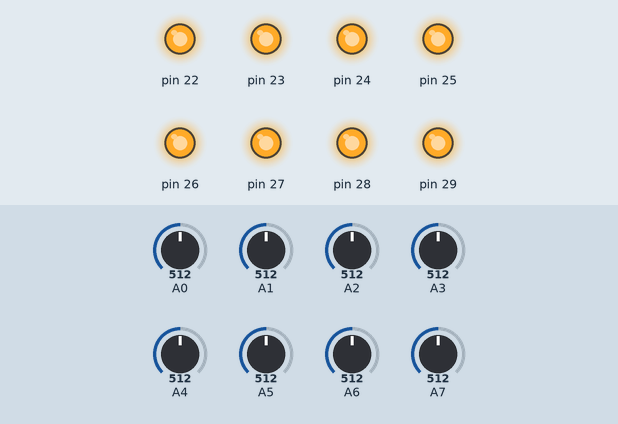
A sketch run on a simulated Arduino Mega 2560, built with avr-gcc and run on an emulated ATmega2560. On the bench: output pins drawn as LEDs (lit = HIGH). Inputs (shaded band) come from the test bench; at power-on: A0 = 512, A1 = 512, A2 = 512, A3 = 512, A4 = 512, A5 = 512, A6 = 512, A7 = 512. What the sketch prints to the serial monitor is not drawn.

Above: at 0.1 s.
Timing chart, 0 to 1.6 s (numbered marks = the images above):
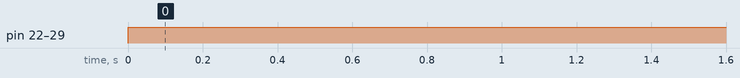

Measured:
- by itself, pin 22–29: LOW → HIGH at 0.00 s

The sketch:

Lab2_task5_prox.ino
```cpp
void setup() {
  // put your setup code here, to run once:
  Serial.begin(9600);
  DDRA = 0b11111111;
}

void loop() {
  // put your main code here, to run repeatedly:
  proxLEDon();
  delay(4);
  readProxSensor();
  //proxLEDoff();
  delay(4);

}
int Prox[8];

void readProxSensor()
{
  for( int i = A0; i<A8; i++)
  {
    int reading =analogRead(i);
    int reallight = map(reading,0,1023,0,1000);
    int mm = 11.98*exp(0.004343*reallight);
    //Prox[i-A0] = cm;
    Serial.print(mm);
    Serial.print(" ");
    Serial.print(reallight);
    Serial.print(" ");


  }
  Serial.println("");
  delay(100);
}
void proxLEDon()
{
  PORTA |= 0b11111111;
}
void proxLEDoff()
{
  //PORTA &= 0b00000000;
}
```
